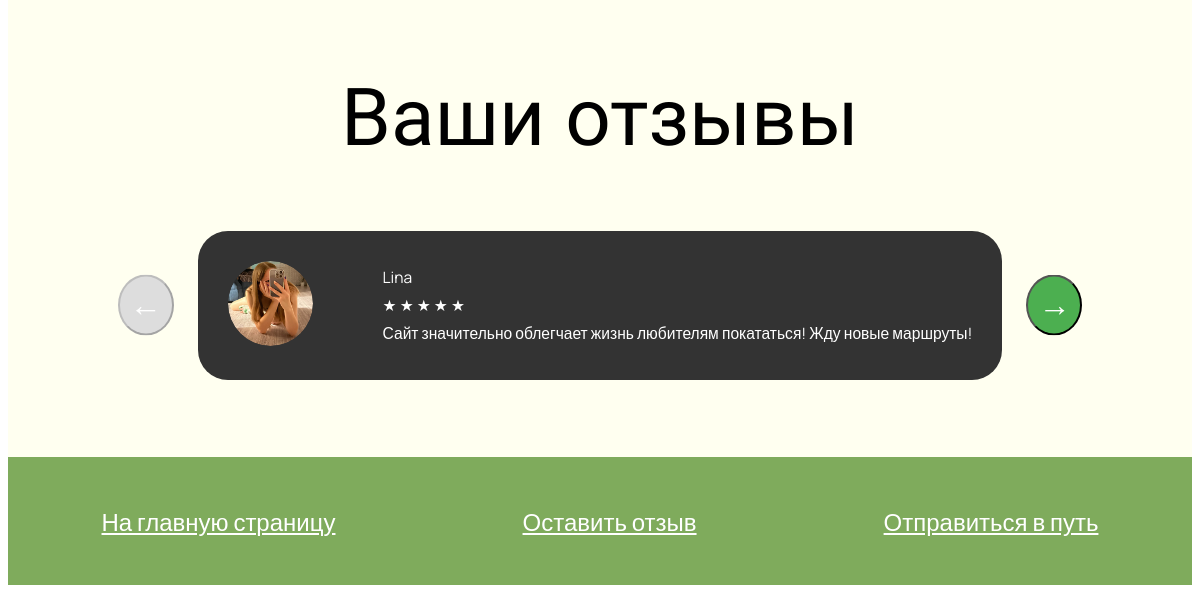
/Route1/ (lower part), run on an earlier commit of the app's database.
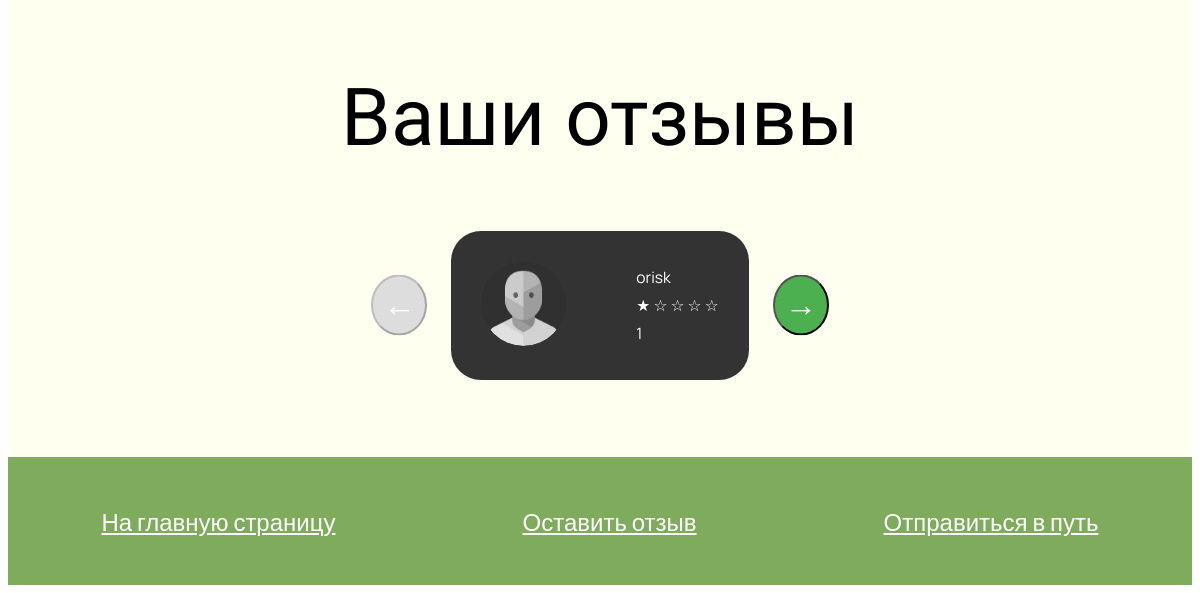
And on a later commit of the database.
### pages/models.py (models this page shows, shortened)
class Review(models.Model):
    user = models.ForeignKey(User, on_delete=models.CASCADE)
    rating = models.PositiveIntegerField(choices=[(i, i) for i in range(1, 6)])  # Рейтинг от 1 до 5
    comment = models.TextField()

### users/models.py (models this page shows)
class User (AbstractUser):
    image = models.ImageField(upload_to='users_images', null=True, blank=True, default='users_images/img.png')

### pages/views.py (the view)
# urls.py: path('Route1/', Route_1, name='Route_1'),
def Route_1(request):
    reviews = Review.objects.all()  # Получаем все отзывы
    stars_range = range(1, 6)  # Диапазон от 1 до 5
    return render(request, 'pages/Route_1.html', {'reviews': reviews, 'stars_range': stars_range})

### pages/templates/pages/Route_1.html (shortened to what this page needs)
{% load static %}
<!DOCTYPE html>
<html lang="en">
<head>
  <link rel="stylesheet" href="/static/vendor/css/R1_css/Route1_head.css">
  <link rel="stylesheet" href="/static/vendor/css/R1_css/Route1_difficult.css">
  <link rel="stylesheet" href="/static/vendor/css/R1_css/Route1_sections.css">
  <link rel="stylesheet" href="/static/vendor/css/R1_css/Route1_feedback.css">
  <link rel="stylesheet" href="/static/vendor/css/R1_css/Route1_down.css">
</head>
<body>
    <section class="sections" id="sections">
     <section class="section-4">
      <section class="content2">
        </section>
    </section>
   </section>
   <div class="feedback">
       Ваши отзывы
   </div>
   <div class="review-wrapper">
    <div class="review-section">
      <button class="arrow left" id="prevArrow">←</button>
            {% for review in reviews %}
      <div class="review-container" id="review-0">
          <div class="avatar">
            {% if review.user.image %}
                <img src="{{ review.user.image.url }}" alt="{{ review.user.username }}" class="avatar">
            {% else %}
                <img src="{% static 'img.png' %}" alt="{{ review.user.username }}" class="avatar">
            {% endif %}
          </div>
          <div class="review-content">
              <div class="review-name">{{ review.user.username }}</div>
              <div class="review-stars">
                  {% for i in stars_range %}
                    {% if i <= review.rating %}
                        <span class="empty-star">★</span>
                    {% else %}
                        <span class="empty-star">☆</span>
                  {% endif %}
                  {% endfor %}
              </div>
              <div class="review-text">{{review.comment}}</div>
          </div>
      </div>
            {% endfor %}
      <button class="arrow right" id="nextArrow">→</button>
  </div>
</div>
<div class="down">
  <div class="button-container">
      <a href="{% url 'MainPage' %}" class="button">На главную страницу</a>
      <a href="{% url 'Add_Review' %}" class="button">Оставить отзыв</a>
      <a href="https://yandex.ru/maps/39/rostov-na-donu/?ll=39.708855%2C47.215300&mode=routes&rtext=47.216050%2C39.700101~47.212574%2C39.706403~47.218338%2C39.732745~47.217138%2C39.725740~47.212649%2C39.706043~47.214721%2C39.703564~47.216021%2C39.700102&rtt=bc&ruri=ymapsbm1%3A%2F%2Fgeo%3Fdata%3DIgoN58weQhU83TxC~~~~~~&z=16.6" class="button">Отправиться в путь</a>
    </div>
</body>
</html>

What changed in the data, as far as the page shows it:
removed Review: user.image (picture), user.username "Lina", rating 5 (drawn), comment "Сайт значительно облегчает жизнь любителям покататься! Жду новые маршруты!"
added Review: user.image (picture), user.username "orisk", rating 1 (drawn), comment "1"
